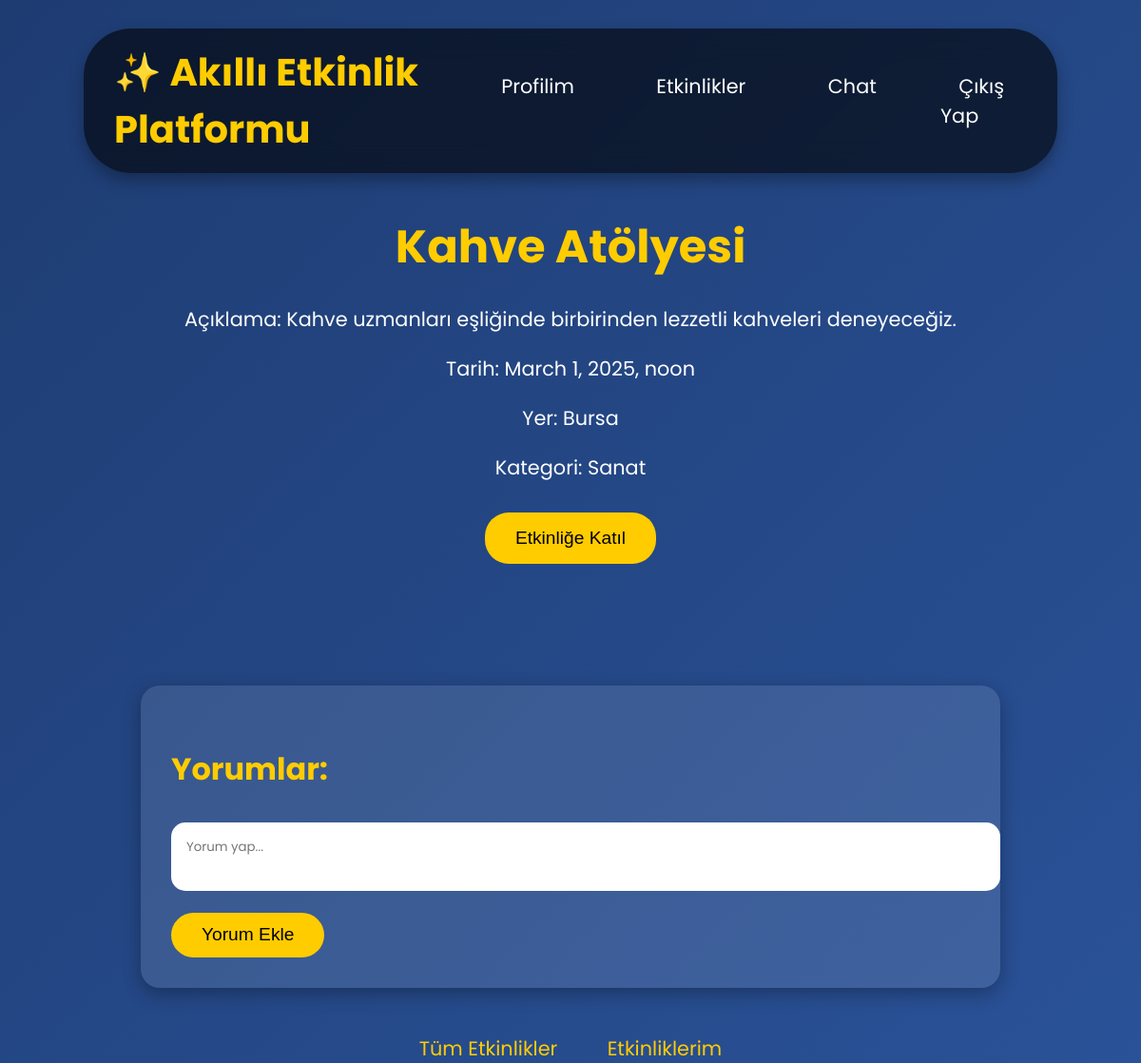
Screenshot of /events/42/ (signed in) with the database file from the repository.
### events/models.py (models this page shows, shortened)
class Event(models.Model):
    name = models.CharField(max_length=200)
    description = models.TextField()
    date = models.DateTimeField()
    duration = models.DurationField(null=True, blank=True)
    location = models.CharField(max_length=300)
    category = models.CharField(max_length=100)
    owner = models.ForeignKey(settings.AUTH_USER_MODEL, on_delete=models.CASCADE, related_name='owned_events')  # Etkinliğin sahibi
    participants = models.ManyToManyField(User, through='Participation')
    latitude = models.FloatField(blank=True, null=True)  # Enlem bilgisi
    longitude = models.FloatField(blank=True, null=True)  # Boylam bilgisi

### events/views.py (the view, shortened to what this page needs)
# urls.py: path('<int:event_id>/', views.event_detail, name='event_detail'),
@login_required
def event_detail(request, event_id):
    event = get_object_or_404(Event, pk=event_id)
    is_participating = Participation.objects.filter(event=event, user=request.user).exists()
    messages_list = Message.objects.filter(event=event)
    return render(request, 'events/event_detail.html', {
        'event': event,
        'is_participating': is_participating,
        'messages_list': messages_list
    })

### events/templates/events/event_detail.html (shortened to what this page needs)
<!DOCTYPE html>
<html lang="en">
<head>
</head>
<body>
    <div class="floating-navbar">
        <a href="{% url 'homepage' %}" class="navbar-logo">✨ Akıllı Etkinlik Platformu</a>
        <ul class="menu-items">
            <li><a href="{% url 'profile' request.user.id %}" class="active">Profilim</a></li>
            <li>
                <a href="#">Etkinlikler</a>
            </li>
            <li><a href="#">Chat</a></li>
            <li><a href="{% url 'logout' %}">Çıkış Yap</a></li>
        </ul>
    </div>
    <div class="event-detail-section">
        <h1>{{ event.name }}</h1>
        <p>Açıklama: {{ event.description }}</p>
        <p>Tarih: {{ event.date }}</p>
        <p>Yer: {{ event.location }}</p>
        <p>Kategori: {{ event.category }}</p>
        <div class="participation-form">
            <form method="post">
                {% if is_participating %}
                    <button type="submit" name="remove_participation">Etkinlikten Çık</button>
                {% else %}
                    <button type="submit" name="add_participation">Etkinliğe Katıl</button>
                {% endif %}
            </form>
        </div>
    </div>
    <div class="comments-section">
        <h3>Yorumlar:</h3>
        <div class="comment-form">
            <form method="post">
                <textarea name="message" placeholder="Yorum yap..."></textarea><br>
                <button type="submit" name="add_message">Yorum Ekle</button>
            </form>
        </div>
    </div>
    <div class="links-section">
        <a href="{% url 'event_list' %}">Tüm Etkinlikler</a>
        <a href="{% url 'my_events' %}">Etkinliklerim</a>
    </div>
</body>
</html>

### events/templates/events/event_detail.html (style rules this page uses)
body { font-family: 'Poppins', sans-serif; background: linear-gradient(135deg, #1e3c72, #2a5298); color: #ffffff; margin: 0; padding: 0; overflow-x: hidden; }
.floating-navbar { background: rgba(0, 0, 0, 0.6); box-shadow: 0 8px 16px rgba(0, 0, 0, 0.3); padding: 1rem 2rem; position: fixed; top: 30px; left: 50%; transform: translateX(-50%); z-index: 100; display: flex; justify-content: space-between; align-items: center; border-radius: 50px; backdrop-filter: blur(15px); width: 80%; }
.navbar-logo { font-size: 2.5rem; color: #ffcc00; font-weight: bold; text-decoration: none; transition: transform 0.4s; }
.menu-items { display: flex; list-style: none; padding: 0; margin: 0; }
.menu-items li { margin: 0 1.5rem; transition: transform 0.4s; position: relative; }
.menu-items li a { color: #ffffff; text-decoration: none; font-size: 1.3rem; padding: 0.6rem 1.2rem; border-radius: 30px; transition: background-color 0.4s, color 0.4s; }
.event-detail-section { text-align: center; margin-top: 10rem; padding: 2rem; }
.event-detail-section h1 { font-size: 3rem; color: #ffcc00; margin-bottom: 1.5rem; font-family: 'Poppins', sans-serif; }
.event-detail-section p { font-size: 1.3rem; margin-bottom: 1rem; color: #ffffff; }
.participation-form { margin: 2rem 0; }
.participation-form button { background-color: #ffcc00; color: #000; border: none; padding: 1rem 2rem; border-radius: 25px; font-size: 1.2rem; cursor: pointer; transition: background-color 0.3s, transform 0.3s; }
.comments-section { margin-top: 4rem; padding: 2rem; background: rgba(255, 255, 255, 0.1); border-radius: 20px; max-width: 70%; margin-left: auto; margin-right: auto; box-shadow: 0 6px 20px rgba(0, 0, 0, 0.3); }
.comments-section h3 { font-size: 2rem; color: #ffcc00; margin-bottom: 1.5rem; }
.comment-form { margin-top: 2rem; }
.comment-form textarea { width: 100%; padding: 1rem; border-radius: 15px; border: none; resize: none; font-family: 'Poppins', sans-serif; }
.comment-form button { background-color: #ffcc00; color: #000; border: none; padding: 0.8rem 2rem; border-radius: 25px; font-size: 1.2rem; cursor: pointer; margin-top: 1rem; transition: background-color 0.3s, transform 0.3s; }
.links-section { margin-top: 3rem; text-align: center; }
.links-section a { color: #ffcc00; font-size: 1.3rem; text-decoration: none; margin: 0 1.5rem; transition: color 0.3s; }

### rows the page displays
Event: name "Kahve Atölyesi", description "Kahve uzmanları eşliğinde birbirinden lezzetli kahveleri deneyeceğiz.", date "March 1, 2025, noon", location "Bursa", category "Sanat"
